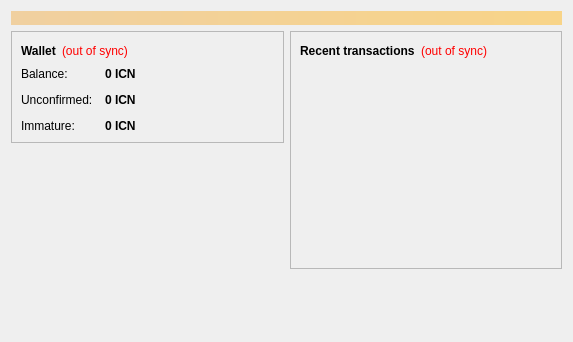
<?xml version="1.0" encoding="UTF-8"?>
<ui version="4.0">
 <class>OverviewPage</class>
 <widget class="QWidget" name="OverviewPage">
  <property name="geometry">
   <rect>
    <x>0</x>
    <y>0</y>
    <width>573</width>
    <height>342</height>
   </rect>
  </property>
  <property name="windowTitle">
   <string>Form</string>
  </property>
  <layout class="QVBoxLayout" name="topLayout">
   <item>
    <widget class="QLabel" name="labelAlerts">
     <property name="visible">
      <bool>false</bool>
     </property>
     <property name="styleSheet">
      <string notr="true">background-color: qlineargradient(x1: 0, y1: 0, x2: 1, y2: 0, stop:0 #F0D0A0, stop:1 #F8D488); color:#000000;</string>
     </property>
     <property name="wordWrap">
      <bool>true</bool>
     </property>
     <property name="margin">
      <number>3</number>
     </property>
    </widget>
   </item>
   <item>
    <layout class="QHBoxLayout" name="horizontalLayout" stretch="1,1">
     <item>
      <layout class="QVBoxLayout" name="verticalLayout_2">
       <item>
        <widget class="QFrame" name="frame">
         <property name="frameShape">
          <enum>QFrame::StyledPanel</enum>
         </property>
         <property name="frameShadow">
          <enum>QFrame::Raised</enum>
         </property>
         <layout class="QVBoxLayout" name="verticalLayout_4">
          <item>
           <layout class="QHBoxLayout" name="horizontalLayout_4">
            <item>
             <widget class="QLabel" name="label_5">
              <property name="font">
               <font>
                <weight>75</weight>
                <bold>true</bold>
               </font>
              </property>
              <property name="text">
               <string>Wallet</string>
              </property>
             </widget>
            </item>
            <item>
             <widget class="QLabel" name="labelWalletStatus">
              <property name="toolTip">
               <string>The displayed information may be out of date. Your wallet automatically synchronizes with the iCoin network after a connection is established, but this process has not completed yet.</string>
              </property>
              <property name="styleSheet">
               <string notr="true">QLabel { color: red; }</string>
              </property>
              <property name="text">
               <string notr="true">(out of sync)</string>
              </property>
              <property name="alignment">
               <set>Qt::AlignLeading|Qt::AlignLeft|Qt::AlignVCenter</set>
              </property>
             </widget>
            </item>
            <item>
             <spacer name="horizontalSpacer_2">
              <property name="orientation">
               <enum>Qt::Horizontal</enum>
              </property>
              <property name="sizeHint" stdset="0">
               <size>
                <width>40</width>
                <height>20</height>
               </size>
              </property>
             </spacer>
            </item>
           </layout>
          </item>
          <item>
           <layout class="QFormLayout" name="formLayout_2">
            <property name="fieldGrowthPolicy">
             <enum>QFormLayout::AllNonFixedFieldsGrow</enum>
            </property>
            <property name="horizontalSpacing">
             <number>12</number>
            </property>
            <property name="verticalSpacing">
             <number>12</number>
            </property>
            <item row="0" column="0">
             <widget class="QLabel" name="label">
              <property name="text">
               <string>Balance:</string>
              </property>
             </widget>
            </item>
            <item row="0" column="1">
             <widget class="QLabel" name="labelBalance">
              <property name="font">
               <font>
                <weight>75</weight>
                <bold>true</bold>
               </font>
              </property>
              <property name="cursor">
               <cursorShape>IBeamCursor</cursorShape>
              </property>
              <property name="toolTip">
               <string>Your current balance</string>
              </property>
              <property name="text">
               <string notr="true">0 ICN</string>
              </property>
              <property name="textInteractionFlags">
               <set>Qt::LinksAccessibleByMouse|Qt::TextSelectableByKeyboard|Qt::TextSelectableByMouse</set>
              </property>
             </widget>
            </item>
            <item row="1" column="0">
             <widget class="QLabel" name="label_3">
              <property name="text">
               <string>Unconfirmed:</string>
              </property>
             </widget>
            </item>
            <item row="1" column="1">
             <widget class="QLabel" name="labelUnconfirmed">
              <property name="font">
               <font>
                <weight>75</weight>
                <bold>true</bold>
               </font>
              </property>
              <property name="cursor">
               <cursorShape>IBeamCursor</cursorShape>
              </property>
              <property name="toolTip">
               <string>Total of transactions that have yet to be confirmed, and do not yet count toward the current balance</string>
              </property>
              <property name="text">
               <string notr="true">0 ICN</string>
              </property>
              <property name="textInteractionFlags">
               <set>Qt::LinksAccessibleByMouse|Qt::TextSelectableByKeyboard|Qt::TextSelectableByMouse</set>
              </property>
             </widget>
            </item>
            <item row="2" column="0">
             <widget class="QLabel" name="labelImmatureText">
              <property name="text">
               <string>Immature:</string>
              </property>
             </widget>
            </item>
            <item row="2" column="1">
             <widget class="QLabel" name="labelImmature">
              <property name="font">
               <font>
                <weight>75</weight>
                <bold>true</bold>
               </font>
              </property>
              <property name="toolTip">
               <string>Mined balance that has not yet matured</string>
              </property>
              <property name="text">
               <string notr="true">0 ICN</string>
              </property>
              <property name="textInteractionFlags">
               <set>Qt::LinksAccessibleByMouse|Qt::TextSelectableByKeyboard|Qt::TextSelectableByMouse</set>
              </property>
             </widget>
            </item>
           </layout>
          </item>
         </layout>
        </widget>
       </item>
       <item>
        <spacer name="verticalSpacer">
         <property name="orientation">
          <enum>Qt::Vertical</enum>
         </property>
         <property name="sizeHint" stdset="0">
          <size>
           <width>20</width>
           <height>40</height>
          </size>
         </property>
        </spacer>
       </item>
      </layout>
     </item>
     <item>
      <layout class="QVBoxLayout" name="verticalLayout_3">
       <item>
        <widget class="QFrame" name="frame_2">
         <property name="frameShape">
          <enum>QFrame::StyledPanel</enum>
         </property>
         <property name="frameShadow">
          <enum>QFrame::Raised</enum>
         </property>
         <layout class="QVBoxLayout" name="verticalLayout">
          <item>
           <layout class="QHBoxLayout" name="horizontalLayout_2">
            <item>
             <widget class="QLabel" name="label_4">
              <property name="text">
               <string>&lt;b&gt;Recent transactions&lt;/b&gt;</string>
              </property>
             </widget>
            </item>
            <item>
             <widget class="QLabel" name="labelTransactionsStatus">
              <property name="toolTip">
               <string>The displayed information may be out of date. Your wallet automatically synchronizes with the iCoin network after a connection is established, but this process has not completed yet.</string>
              </property>
              <property name="styleSheet">
               <string notr="true">QLabel { color: red; }</string>
              </property>
              <property name="text">
               <string notr="true">(out of sync)</string>
              </property>
              <property name="alignment">
               <set>Qt::AlignRight|Qt::AlignTrailing|Qt::AlignVCenter</set>
              </property>
             </widget>
            </item>
            <item>
             <spacer name="horizontalSpacer">
              <property name="orientation">
               <enum>Qt::Horizontal</enum>
              </property>
              <property name="sizeHint" stdset="0">
               <size>
                <width>40</width>
                <height>20</height>
               </size>
              </property>
             </spacer>
            </item>
           </layout>
          </item>
          <item>
           <widget class="QListView" name="listTransactions">
            <property name="styleSheet">
             <string notr="true">QListView { background: transparent; }</string>
            </property>
            <property name="frameShape">
             <enum>QFrame::NoFrame</enum>
            </property>
            <property name="verticalScrollBarPolicy">
             <enum>Qt::ScrollBarAlwaysOff</enum>
            </property>
            <property name="horizontalScrollBarPolicy">
             <enum>Qt::ScrollBarAlwaysOff</enum>
            </property>
            <property name="selectionMode">
             <enum>QAbstractItemView::NoSelection</enum>
            </property>
           </widget>
          </item>
         </layout>
        </widget>
       </item>
       <item>
        <spacer name="verticalSpacer_2">
         <property name="orientation">
          <enum>Qt::Vertical</enum>
         </property>
         <property name="sizeHint" stdset="0">
          <size>
           <width>20</width>
           <height>40</height>
          </size>
         </property>
        </spacer>
       </item>
      </layout>
     </item>
    </layout>
   </item>
  </layout>
 </widget>
 <resources/>
 <connections/>
</ui>
